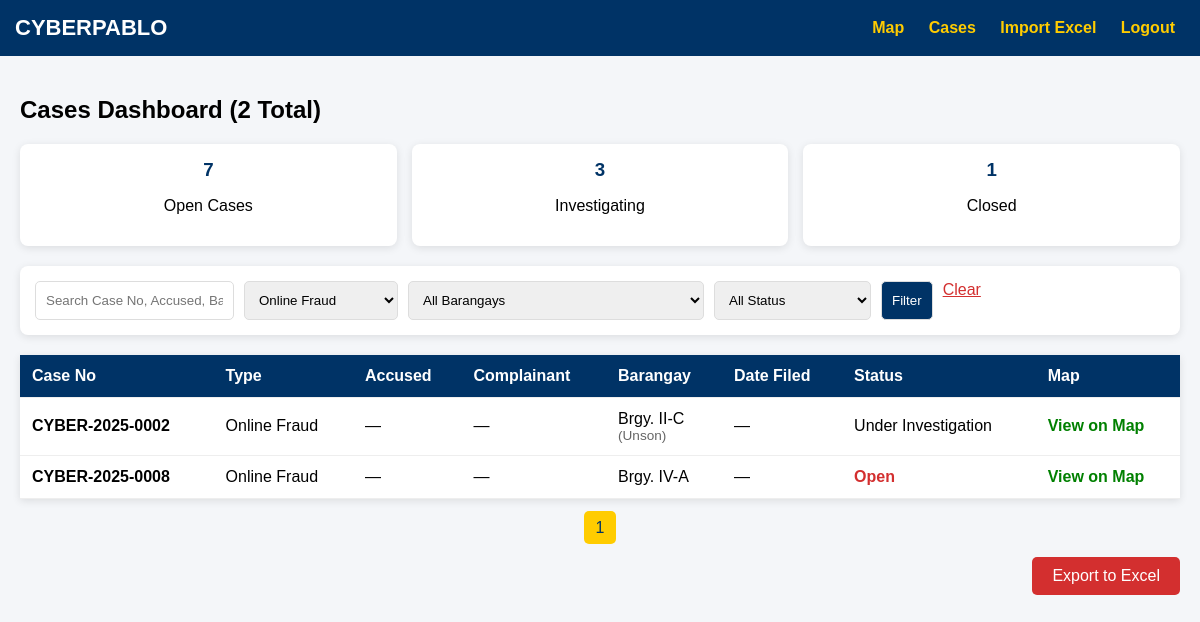
Page /pages/cases.php?type=Online Fraud (signed in) on the committed database.
### tables this page shows
CREATE TABLE `incidents` (
  `id` int(11) NOT NULL,
  `case_no` varchar(30) NOT NULL,
  `incident_type` enum('Phishing','Online Fraud','Identity Theft','Cyber Harassment','Others') NOT NULL,
  `barangay` varchar(50) NOT NULL,
  `lat` decimal(9,6) NOT NULL,
  `lng` decimal(9,6) NOT NULL,
  `incident_date` date NOT NULL,
  `modus_operandi` text DEFAULT NULL,
  `hashed_victim_id` varchar(64) DEFAULT NULL,
  `status` enum('Open','Under Investigation','Closed') DEFAULT 'Open',
  `created_at` datetime DEFAULT current_timestamp(),
  `updated_at` datetime DEFAULT current_timestamp() ON UPDATE current_timestamp(),
  `branch` varchar(100) DEFAULT NULL,
  `accused` text DEFAULT NULL,
  `accused_address` text DEFAULT NULL,
  `accused_contact` varchar(20) DEFAULT NULL,
  `complainant` text DEFAULT NULL,
  `complainant_address` text DEFAULT NULL,
  `complainant_contact` varchar(20) DEFAULT NULL,
  `nps_docket` varchar(50) DEFAULT NULL,
  `offense_crime` varchar(255) DEFAULT NULL,
  `date_committed` datetime DEFAULT NULL,
  `date_filed` date DEFAULT NULL,
  `bail_recommended` decimal(12,2) DEFAULT NULL,
  `prosecutor` varchar(100) DEFAULT NULL,
  `received_by` varchar(100) DEFAULT NULL,
  `received_date` datetime DEFAULT NULL,
  `returned_to` varchar(100) DEFAULT NULL,
  `returned_date` datetime DEFAULT NULL
);

CREATE TABLE `barangays` (
  `id` int(11) NOT NULL,
  `official_name` varchar(100) NOT NULL,
  `alt_name` varchar(100) DEFAULT NULL,
  `lat` decimal(9,6) NOT NULL,
  `lng` decimal(9,6) NOT NULL
);

### pages/cases.php (the view, shortened to what this page needs)
<?php
require_once 'config/connection.php';
$search = trim($_GET['search'] ?? '');
$type = $_GET['type'] ?? '';
$barangay = $_GET['barangay'] ?? '';
$status = $_GET['status'] ?? '';
$page = max(1, (int)($_GET['page'] ?? 1));
$limit = 25;
$offset = ($page - 1) * $limit;
$sql = "SELECT i.*, b.lat, b.lng, b.official_name, b.alt_name
        FROM incidents i
        LEFT JOIN barangays b ON (
            i.barangay = b.official_name OR
            i.barangay = b.alt_name OR
            i.barangay = REPLACE(b.official_name, 'Brgy. ', '') OR
            i.barangay = REPLACE(b.alt_name, 'Brgy. ', '')
        )
        WHERE 1=1";
$params = []; $types = "";
if ($type) { $sql .= " AND i.incident_type = ?"; $params[] = $type; $types .= "s"; }
$count_sql = preg_replace('/SELECT i\.\*, b\.lat, b\.lng, b\.official_name, b\.alt_name/', 'SELECT COUNT(*)', $sql);
$count_stmt = $conn->prepare($count_sql);
if ($params) $count_stmt->bind_param($types, ...$params);
$count_stmt->execute();
$total = $count_stmt->get_result()->fetch_row()[0];
$pages = ceil($total / $limit);
$sql .= " ORDER BY i.incident_date DESC LIMIT ? OFFSET ?";
$params[] = $limit; $params[] = $offset; $types .= "ii";
$stmt = $conn->prepare($sql);
$stmt->bind_param($types, ...$params);
$stmt->execute();
$result = $stmt->get_result();
?>
<!DOCTYPE html>
<html>
<head>
    <link rel="stylesheet" href="https://unpkg.com/leaflet@1.9.4/dist/leaflet.css" />
</head>
<body>
    <div class="header">
        <h1>CYBERPABLO</h1>
        <div class="nav">
            <a href="dashboard.php">Map</a>
            <a href="cases.php">Cases</a>
            <?php if ($_SESSION['role'] === 'admin'): ?>
                <a href="import_excel.php">Import Excel</a>
            <?php endif; ?>
            <a href="logout.php">Logout</a>
        </div>
    </div>
    <div class="container">
        <h2>Cases Dashboard (<?= $total ?> Total)</h2>
        <div class="stats">
            <div class="stat-box">
                <h3><?= $conn->query("SELECT COUNT(*) FROM incidents WHERE status='Open'")->fetch_row()[0] ?></h3>
                <p>Open Cases</p>
            </div>
            <div class="stat-box">
                <h3><?= $conn->query("SELECT COUNT(*) FROM incidents WHERE status='Under Investigation'")->fetch_row()[0] ?></h3>
                <p>Investigating</p>
            </div>
            <div class="stat-box">
                <h3><?= $conn->query("SELECT COUNT(*) FROM incidents WHERE status='Closed'")->fetch_row()[0] ?></h3>
                <p>Closed</p>
            </div>
        </div>
        <div class="filters">
            <form method="GET" style="display: flex; gap: 10px; flex: 1;">
                <input type="text" name="search" placeholder="Search Case No, Accused, Barangay..." value="<?= htmlspecialchars($search) ?>">
                <select name="type">
                    <option value="Online Fraud" <?= $type=='Online Fraud'?'selected':'' ?>>Online Fraud</option>
                </select>
                <select name="barangay">
                    <option value="">All Barangays</option>
                </select>
                <select name="status">
                    <option value="">All Status</option>
                </select>
                <button type="submit">Filter</button>
                <a href="cases.php" style="color:#d32f2f;">Clear</a>
            </form>
        </div>
        <table>
            <tr>
                <th>Case No</th>
                <th>Type</th>
                <th>Accused</th>
                <th>Complainant</th>
                <th>Barangay</th>
                <th>Date Filed</th>
                <th>Status</th>
                <th>Map</th>
            </tr>
            <?php while ($row = $result->fetch_assoc()): ?>
            <tr onclick="showOnMap(<?= $row['lat'] ?? 14.0702 ?>, <?= $row['lng'] ?? 121.3256 ?>, '<?= addslashes($row['case_no']) ?>')">
                <td><strong><?= $row['case_no'] ?></strong></td>
                <td><?= $row['incident_type'] ?></td>
                <td><?= htmlspecialchars($row['accused'] ?? '—') ?></td>
                <td><?= htmlspecialchars($row['complainant'] ?? '—') ?></td>
                <td>
                    <?= htmlspecialchars($row['official_name'] ?? $row['barangay']) ?>
                    <?php if ($row['alt_name'] && $row['official_name']): ?>
                        <div class="alt-name">(<?= $row['alt_name'] ?>)</div>
                    <?php endif; ?>
                </td>
                <td><?= $row['date_filed'] ? date('M d, Y', strtotime($row['date_filed'])) : '—' ?></td>
                <td>
                    <span class="status-<?= strtolower(str_replace(' ', '-', $row['status'])) ?>">
                        <?= $row['status'] ?>
                    </span>
                </td>
                <td>
                    <?php if ($row['lat'] && $row['lng']): ?>
                        <a href="dashboard.php?lat=<?= $row['lat'] ?>&lng=<?= $row['lng'] ?>&case=<?= urlencode($row['case_no']) ?>"
                           style="color:green; text-decoration:none; font-weight:bold;">
                            View on Map
                        </a>
                    <?php else: ?>
                        <span style="color:orange;">No GPS</span>
                    <?php endif; ?>
                </td>
            </tr>
            <?php endwhile; ?>
        </table>
        <div class="pagination">
            <?php for ($i = 1; $i <= $pages; $i++): ?>
                <a href="?page=<?= $i ?>&search=<?= urlencode($search) ?>&type=<?= $type ?>&barangay=<?= $barangay ?>&status=<?= $status ?>"
                   class="<?= $i==$page?'active':'' ?>"><?= $i ?></a>
            <?php endfor; ?>
        </div>
        <a href="export_cases.php" class="export">Export to Excel</a>
    </div>
</body>
</html>

### pages/cases.php (style rules this page uses)
body { margin: 0; font-family: Arial; background: #f4f6f9; }
.header { background: #003366; color: white; padding: 15px; display: flex; justify-content: space-between; align-items: center; }
.header h1 { margin: 0; font-size: 22px; }
.nav a { color: #ffcc00; margin: 0 10px; text-decoration: none; font-weight: bold; }
.container { padding: 20px; }
.stats { display: flex; gap: 15px; margin-bottom: 20px; }
.stat-box { background: white; padding: 15px; border-radius: 8px; box-shadow: 0 2px 8px rgba(0,0,0,0.1); flex: 1; text-align: center; }
.stat-box h3 { margin: 0; color: #003366; }
.filters { background: white; padding: 15px; border-radius: 8px; margin-bottom: 20px; box-shadow: 0 2px 8px rgba(0,0,0,0.1); display: flex; gap: 10px; flex-wrap: wrap; align-items: center; }
.filters input, .filters select, .filters button { padding: 10px; border: 1px solid #ddd; border-radius: 5px; }
.filters button { background: #003366; color: white; cursor: pointer; }
table { width: 100%; border-collapse: collapse; background: white; box-shadow: 0 2px 8px rgba(0,0,0,0.1); }
th, td { padding: 12px; text-align: left; border-bottom: 1px solid #eee; }
th { background: #003366; color: white; }
.status-open { color: #d32f2f; font-weight: bold; }
.pagination { text-align: center; margin: 20px 0; }
.pagination a { margin: 0 5px; padding: 8px 12px; background: #003366; color: white; text-decoration: none; border-radius: 5px; }
.pagination a.active { background: #ffcc00; color: #003366; }
.export { background: #d32f2f; color: white; padding: 10px 20px; border-radius: 5px; text-decoration: none; float: right; }
.alt-name { font-size: 0.85em; color: #666; }

### rows in the picture
incidents: case_no "CYBER-2025-0002", incident_type "Online Fraud", accused "—", complainant "—", barangays.official_name "Brgy. II-C", barangays.alt_name "Unson", status "Under Investigation"
incidents: case_no "CYBER-2025-0008", incident_type "Online Fraud", accused "—", complainant "—", barangays.official_name "Brgy. IV-A", status "Open"

### other values in the picture
$total "2"
